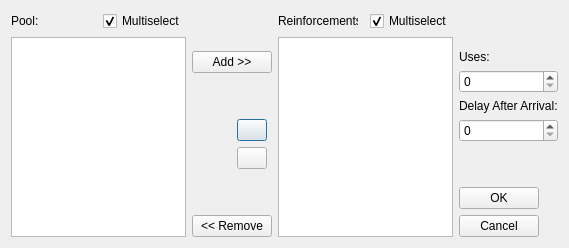
<?xml version="1.0" encoding="UTF-8"?>
<ui version="4.0">
 <class>fso::fred::dialogs::ReinforcementsDialog</class>
 <widget class="QDialog" name="fso::fred::dialogs::ReinforcementsDialog">
  <property name="geometry">
   <rect>
    <x>0</x>
    <y>0</y>
    <width>564</width>
    <height>248</height>
   </rect>
  </property>
  <property name="windowTitle">
   <string>Reinforcements</string>
  </property>
  <layout class="QHBoxLayout" name="horizontalLayout">
   <item>
    <layout class="QVBoxLayout" name="verticalLayout">
     <item>
      <layout class="QHBoxLayout" name="horizontalLayout_2">
       <property name="spacing">
        <number>6</number>
       </property>
       <item>
        <widget class="QLabel" name="poolLabel">
         <property name="maximumSize">
          <size>
           <width>80</width>
           <height>16777215</height>
          </size>
         </property>
         <property name="text">
          <string>Pool:</string>
         </property>
        </widget>
       </item>
       <item>
        <spacer name="horizontalSpacer">
         <property name="orientation">
          <enum>Qt::Horizontal</enum>
         </property>
         <property name="sizeHint" stdset="0">
          <size>
           <width>40</width>
           <height>20</height>
          </size>
         </property>
        </spacer>
       </item>
       <item>
        <widget class="QCheckBox" name="poolMultiselectCheckbox">
         <property name="text">
          <string>Multiselect</string>
         </property>
         <property name="checked">
          <bool>true</bool>
         </property>
        </widget>
       </item>
      </layout>
     </item>
     <item>
      <widget class="QListWidget" name="possibleShipsList">
       <property name="enabled">
        <bool>true</bool>
       </property>
       <property name="minimumSize">
        <size>
         <width>175</width>
         <height>200</height>
        </size>
       </property>
       <property name="maximumSize">
        <size>
         <width>16777215</width>
         <height>16777215</height>
        </size>
       </property>
       <property name="editTriggers">
        <set>QAbstractItemView::NoEditTriggers</set>
       </property>
       <property name="tabKeyNavigation">
        <bool>false</bool>
       </property>
       <property name="showDropIndicator" stdset="0">
        <bool>false</bool>
       </property>
       <property name="dragEnabled">
        <bool>false</bool>
       </property>
       <property name="dragDropMode">
        <enum>QAbstractItemView::NoDragDrop</enum>
       </property>
       <property name="defaultDropAction">
        <enum>Qt::MoveAction</enum>
       </property>
       <property name="selectionMode">
        <enum>QAbstractItemView::MultiSelection</enum>
       </property>
       <property name="selectionRectVisible">
        <bool>true</bool>
       </property>
      </widget>
     </item>
    </layout>
   </item>
   <item>
    <layout class="QVBoxLayout" name="secondColumnVerticalLayout">
     <item>
      <spacer name="verticalSpacer_2">
       <property name="orientation">
        <enum>Qt::Vertical</enum>
       </property>
       <property name="sizeHint" stdset="0">
        <size>
         <width>20</width>
         <height>40</height>
        </size>
       </property>
      </spacer>
     </item>
     <item>
      <widget class="QPushButton" name="actionAddShip">
       <property name="text">
        <string>Add &gt;&gt;</string>
       </property>
      </widget>
     </item>
     <item>
      <spacer name="verticalSpacer_3">
       <property name="orientation">
        <enum>Qt::Vertical</enum>
       </property>
       <property name="sizeHint" stdset="0">
        <size>
         <width>20</width>
         <height>40</height>
        </size>
       </property>
      </spacer>
     </item>
     <item>
      <layout class="QGridLayout" name="upAndDownGrid">
       <item row="1" column="1">
        <widget class="QPushButton" name="moveSelectionDown">
         <property name="maximumSize">
          <size>
           <width>30</width>
           <height>16777215</height>
          </size>
         </property>
         <property name="text">
          <string/>
         </property>
        </widget>
       </item>
       <item row="0" column="0">
        <spacer name="upAndDownSpacer">
         <property name="orientation">
          <enum>Qt::Horizontal</enum>
         </property>
         <property name="sizeType">
          <enum>QSizePolicy::Fixed</enum>
         </property>
         <property name="sizeHint" stdset="0">
          <size>
           <width>40</width>
           <height>20</height>
          </size>
         </property>
        </spacer>
       </item>
       <item row="0" column="1">
        <widget class="QPushButton" name="moveSelectionUp">
         <property name="maximumSize">
          <size>
           <width>30</width>
           <height>16777215</height>
          </size>
         </property>
         <property name="text">
          <string/>
         </property>
         <property name="autoDefault">
          <bool>false</bool>
         </property>
         <property name="default">
          <bool>true</bool>
         </property>
        </widget>
       </item>
      </layout>
     </item>
     <item>
      <spacer name="verticalSpacer_4">
       <property name="orientation">
        <enum>Qt::Vertical</enum>
       </property>
       <property name="sizeHint" stdset="0">
        <size>
         <width>20</width>
         <height>40</height>
        </size>
       </property>
      </spacer>
     </item>
     <item>
      <widget class="QPushButton" name="actionRemoveShip">
       <property name="text">
        <string>&lt;&lt; Remove</string>
       </property>
      </widget>
     </item>
    </layout>
   </item>
   <item>
    <layout class="QVBoxLayout" name="verticalLayout_5">
     <item>
      <layout class="QHBoxLayout" name="horizontalLayout_3">
       <item>
        <widget class="QLabel" name="reinforcementsLabel">
         <property name="maximumSize">
          <size>
           <width>80</width>
           <height>16777215</height>
          </size>
         </property>
         <property name="text">
          <string>Reinforcements:</string>
         </property>
        </widget>
       </item>
       <item>
        <spacer name="horizontalSpacer_2">
         <property name="orientation">
          <enum>Qt::Horizontal</enum>
         </property>
         <property name="sizeHint" stdset="0">
          <size>
           <width>40</width>
           <height>20</height>
          </size>
         </property>
        </spacer>
       </item>
       <item>
        <widget class="QCheckBox" name="chosenMultiselectCheckbox">
         <property name="text">
          <string>Multiselect</string>
         </property>
         <property name="checked">
          <bool>true</bool>
         </property>
        </widget>
       </item>
      </layout>
     </item>
     <item>
      <widget class="QListWidget" name="chosenShipsList">
       <property name="minimumSize">
        <size>
         <width>175</width>
         <height>200</height>
        </size>
       </property>
       <property name="maximumSize">
        <size>
         <width>16777215</width>
         <height>16777215</height>
        </size>
       </property>
       <property name="editTriggers">
        <set>QAbstractItemView::NoEditTriggers</set>
       </property>
       <property name="tabKeyNavigation">
        <bool>false</bool>
       </property>
       <property name="showDropIndicator" stdset="0">
        <bool>false</bool>
       </property>
       <property name="dragEnabled">
        <bool>false</bool>
       </property>
       <property name="dragDropOverwriteMode">
        <bool>false</bool>
       </property>
       <property name="dragDropMode">
        <enum>QAbstractItemView::NoDragDrop</enum>
       </property>
       <property name="defaultDropAction">
        <enum>Qt::MoveAction</enum>
       </property>
       <property name="selectionMode">
        <enum>QAbstractItemView::MultiSelection</enum>
       </property>
       <property name="selectionRectVisible">
        <bool>true</bool>
       </property>
      </widget>
     </item>
    </layout>
   </item>
   <item>
    <layout class="QVBoxLayout" name="fourthColumnVerticalLayout">
     <item>
      <spacer name="verticalSpacer_5">
       <property name="orientation">
        <enum>Qt::Vertical</enum>
       </property>
       <property name="sizeHint" stdset="0">
        <size>
         <width>20</width>
         <height>40</height>
        </size>
       </property>
      </spacer>
     </item>
     <item>
      <widget class="QLabel" name="useLabel">
       <property name="text">
        <string>Uses:</string>
       </property>
      </widget>
     </item>
     <item>
      <widget class="QSpinBox" name="useSpinBox">
       <property name="maximum">
        <number>16777215</number>
       </property>
      </widget>
     </item>
     <item>
      <widget class="QLabel" name="delayLabel">
       <property name="text">
        <string>Delay After Arrival:</string>
       </property>
      </widget>
     </item>
     <item>
      <widget class="QSpinBox" name="delaySpinBox">
       <property name="maximum">
        <number>16777215</number>
       </property>
      </widget>
     </item>
     <item>
      <spacer name="verticalSpacer">
       <property name="orientation">
        <enum>Qt::Vertical</enum>
       </property>
       <property name="sizeHint" stdset="0">
        <size>
         <width>20</width>
         <height>40</height>
        </size>
       </property>
      </spacer>
     </item>
     <item alignment="Qt::AlignLeft">
      <widget class="QDialogButtonBox" name="okAndCancelButtons">
       <property name="maximumSize">
        <size>
         <width>11234123</width>
         <height>16777215</height>
        </size>
       </property>
       <property name="orientation">
        <enum>Qt::Vertical</enum>
       </property>
       <property name="standardButtons">
        <set>QDialogButtonBox::Cancel|QDialogButtonBox::Ok</set>
       </property>
      </widget>
     </item>
    </layout>
   </item>
  </layout>
 </widget>
 <tabstops>
  <tabstop>poolMultiselectCheckbox</tabstop>
  <tabstop>possibleShipsList</tabstop>
  <tabstop>actionAddShip</tabstop>
  <tabstop>moveSelectionUp</tabstop>
  <tabstop>moveSelectionDown</tabstop>
  <tabstop>actionRemoveShip</tabstop>
  <tabstop>chosenMultiselectCheckbox</tabstop>
  <tabstop>chosenShipsList</tabstop>
  <tabstop>useSpinBox</tabstop>
  <tabstop>delaySpinBox</tabstop>
  <tabstop>okAndCancelButtons</tabstop>
 </tabstops>
 <resources/>
 <connections/>
</ui>
